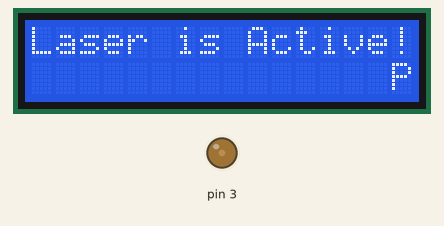
This sketch was run on a simulated Arduino Uno, built with avr-gcc and run on an emulated ATmega328P. Parts: 16×2 character LCD, output pins drawn as LEDs (lit = HIGH). What the sketch prints to the serial monitor is not drawn.

Above: at 0.1 s.
At 6.4 s:
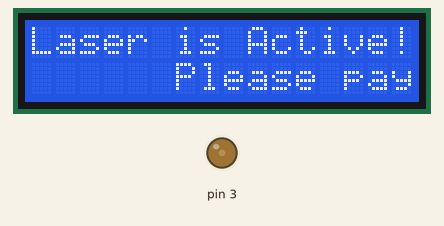
At 12.8 s:
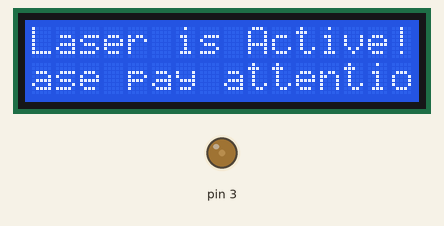
At 19.1 s:
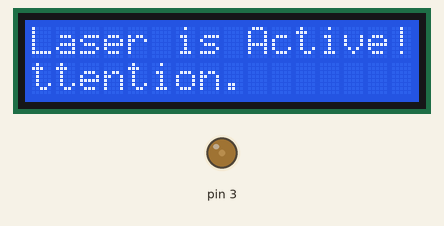
At 25.4 s:
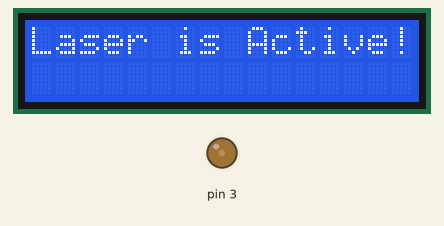
At 38.7 s:
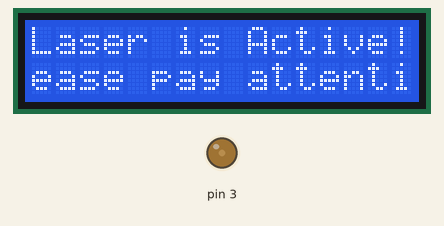

Measured:
- what the display in image 1 shows lasts 0.7 s, from 6.4 s to 7.1 s
- what the display in image 4 shows lasts 1.4 s, from 25.3 s to 26.7 s

The sketch:

LaserIsActive.ino
```cpp
//www.elegoo.com
//2016.12.9

#include <LiquidCrystal.h>
int tempPin = 0;
//                BS  E  D4 D5  D6 D7
LiquidCrystal lcd(4, 5, 6, 7, 8, 9);
void setup() {
  Serial.begin(9600);
  lcd.begin(16, 2);
  analogWrite(3, 50);
}

void loop() {
  lcd.setCursor(0, 0);
  lcd.print("Laser is Active!");

  String putstring;
  String message ="Please pay attention. ";
  String blank = "                ";
  message = blank + message;

  Serial.println(message);
  static int row = message.length();
  Serial.println(row);

  // lcd.setCursor(0, 1);
  for (int i = 1; i <= row; i++) {
    lcd.setCursor(0, 1);
    lcd.print(message.substring(i, 16 + i));
    delay(700);
  }
}
```
